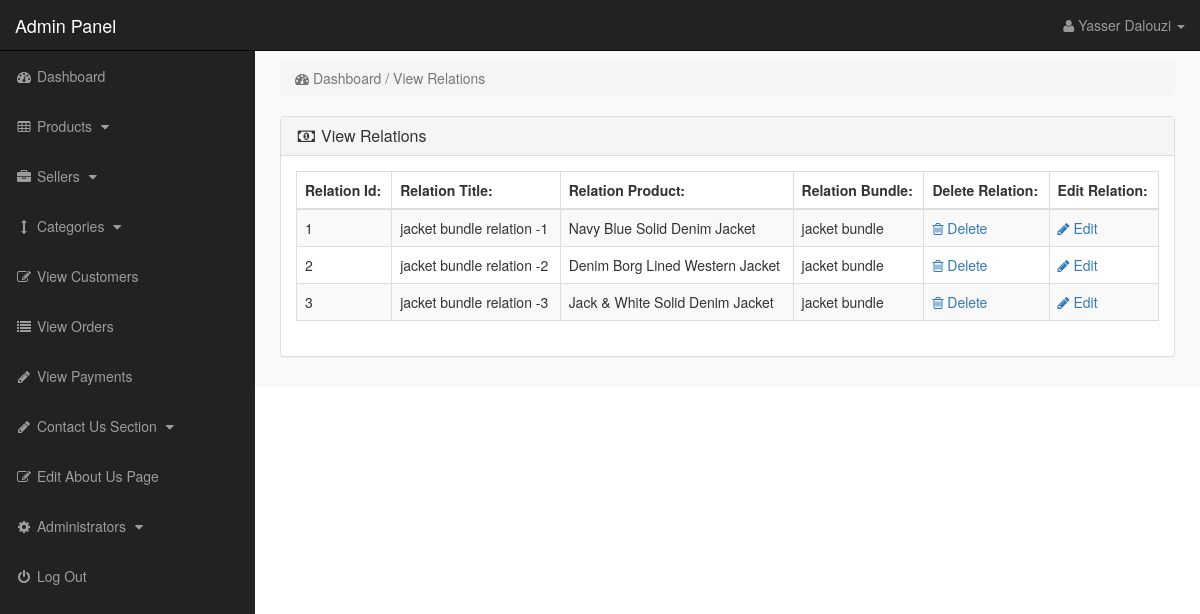
The page /admin_area/index.php?view_rel (signed in) on the database as committed earlier.
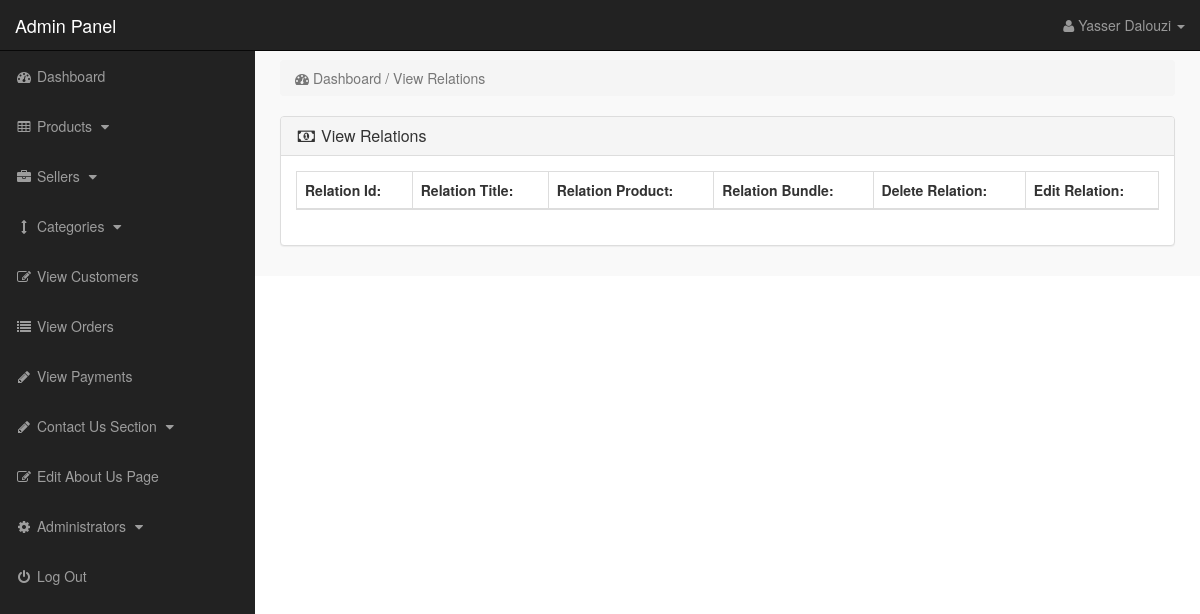
The same page on the database as committed later.
### tables this page shows
CREATE TABLE `bundle_product_relation` (
  `rel_id` int(10) NOT NULL,
  `rel_title` varchar(255) NOT NULL,
  `product_id` int(10) NOT NULL,
  `bundle_id` int(10) NOT NULL
);

CREATE TABLE `products` (
  `product_id` int(10) NOT NULL,
  `Seller_id` varchar(20) NOT NULL,
  `cat_id` int(10) NOT NULL,
  `manufacturer_id` int(10) NOT NULL,
  `date` timestamp NOT NULL DEFAULT current_timestamp() ON UPDATE current_timestamp(),
  `product_title` text NOT NULL,
  `product_url` text NOT NULL,
  `product_img1` text NOT NULL,
  `product_img2` text NOT NULL,
  `product_img3` text NOT NULL,
  `product_price` int(10) NOT NULL,
  `product_weight` text NOT NULL,
  `product_psp_price` int(100) DEFAULT NULL,
  `product_desc` text NOT NULL,
  `product_features` text NOT NULL,
  `product_video` text NOT NULL,
  `product_keywords` text NOT NULL,
  `product_label` text NOT NULL,
  `status` varchar(255) NOT NULL
);

### admin_area/view_rel.php (the view)
<?php
if(!isset($_SESSION['admin_email'])){
echo "<script>window.open('login.php','_self')</script>";
}
else {
?>
<div class="row">
<div class="col-lg-12">
<ol class="breadcrumb">
<li class="active">
<i class="fa fa-dashboard"></i> Dashboard / View Relations
</li>
</ol>
</div>
</div>
<div class="row">
<div class="col-lg-12">
<div class="panel panel-default">
<div class="panel-heading">
<h3 class="panel-title">
<i class="fa fa-money fa-fw"></i> View Relations
</h3>
</div>
<div class="panel-body">
<div class="table-responsive">
<table class="table table-bordered table-hover table-striped">
<thead>
<tr>
<th>Relation Id:</th>
<th>Relation Title:</th>
<th>Relation Product:</th>
<th>Relation Bundle:</th>
<th>Delete Relation:</th>
<th>Edit Relation:</th>
</tr>
</thead>
<tbody>
<?php
$i = 0;
$get_rel = "select * from bundle_product_relation";
$run_rel = mysqli_query($con,$get_rel);
while($row_rel = mysqli_fetch_array($run_rel)){
$rel_id = $row_rel['rel_id'];
$rel_title = $row_rel['rel_title'];
$bundle_id = $row_rel['bundle_id'];
$product_id = $row_rel['product_id'];
$get_p = "select * from products where product_id='$product_id'";
$run_p = mysqli_query($con,$get_p);
$row_p = mysqli_fetch_array($run_p);
$p_title = $row_p['product_title'];
$get_b = "select * from products where product_id='$bundle_id'";
$run_b = mysqli_query($con,$get_b);
$row_b = mysqli_fetch_array($run_b);
$b_title = $row_b['product_title'];
$i++;
?>
<tr>
<td> <?php echo $i; ?> </td>
<td> <?php echo $rel_title; ?> </td>
<td> <?php echo $p_title; ?> </td>
<td> <?php echo $b_title; ?> </td>
<td>
<a href="index.php?delete_rel=<?php echo $rel_id; ?>">
<i class="fa fa-trash-o"></i> Delete
</a>
</td>
<td>
<a href="index.php?edit_rel=<?php echo $rel_id; ?>">
<i class="fa fa-pencil"></i> Edit
</a>
</td>
</tr>
<?php } ?>
</tbody>
</table>
</div>
</div>
</div>
</div>
</div>
<?php } ?>

### admin_area/includes/sidebar.php (shortened to what this page needs)
<?php
if(!isset($_SESSION['admin_email'])){
echo "<script>window.open('login.php','_self')</script>";
}
else {
?>
<nav class="navbar navbar-inverse navbar-fixed-top" >
<div class="navbar-header" >
<a class="navbar-brand" href="index.php?dashboard" >Admin Panel</a>
</div>
<ul class="nav navbar-right top-nav" >
<li class="dropdown" >
<a href="#" class="dropdown-toggle" data-toggle="dropdown" >
<i class="fa fa-user" ></i>
<?php echo $admin_name; ?> <b class="caret" ></b>
</a>
</li>
</ul>
<div class="collapse navbar-collapse navbar-ex1-collapse">
<ul class="nav navbar-nav side-nav">
<li>
<a href="index.php?dashboard">
<i class="fa fa-fw fa-dashboard"></i> Dashboard
</a>
</li>
<li>
<a href="#" data-toggle="collapse" data-target="#products">
<i class="fa fa-fw fa-table"></i> Products
<i class="fa fa-fw fa-caret-down"></i>
</a>
</li>
<li>
<a href="#" data-toggle="collapse" data-target="#manufacturers">
<i class="fa fa-fw fa-briefcase"></i> Sellers
<i class="fa fa-fw fa-caret-down"></i>
</a>
</li>
<li>
<a href="#" data-toggle="collapse" data-target="#cat">
<i class="fa fa-fw fa-arrows-v"></i> Categories
<i class="fa fa-fw fa-caret-down"></i>
</a>
</li>
<li>
<a href="index.php?view_customers">
<i class="fa fa-fw fa-edit"></i> View Customers
</a>
</li>
<li>
<a href="index.php?view_orders">
<i class="fa fa-fw fa-list"></i> View Orders
</a>
</li>
<li>
<a href="index.php?view_payments">
<i class="fa fa-fw fa-pencil"></i> View Payments
</a>
</li>
<li>
<a href="#" data-toggle="collapse" data-target="#contact_us">
<i class="fa fa-fw fa-pencil"> </i> Contact Us Section
<i class="fa fa-fw fa-caret-down"></i>
</a>
</li>
<li>
<a href="index.php?edit_about_us">
<i class="fa fa-fw fa-edit"></i> Edit About Us Page
</a>
</li>
<li>
<a href="#" data-toggle="collapse" data-target="#users">
<i class="fa fa-fw fa-gear"></i> Administrators
<i class="fa fa-fw fa-caret-down"></i>
</a>
</li>
<li>
<a href="logout.php">
<i class="fa fa-fw fa-power-off"></i> Log Out
</a>
</li>
</ul>
</div>
</nav>
<?php } ?>

Rows that differ between the two databases and show on the page:
removed bundle_product_relation: rel_title "jacket bundle relation -1", product.product_title "Navy Blue Solid Denim Jacket", products.product_title "jacket bundle"
removed bundle_product_relation: rel_title "jacket bundle relation -2", product.product_title "Denim Borg Lined Western Jacket", products.product_title "jacket bundle"
removed bundle_product_relation: rel_title "jacket bundle relation -3", product.product_title "Jack & White Solid Denim Jacket", products.product_title "jacket bundle"
